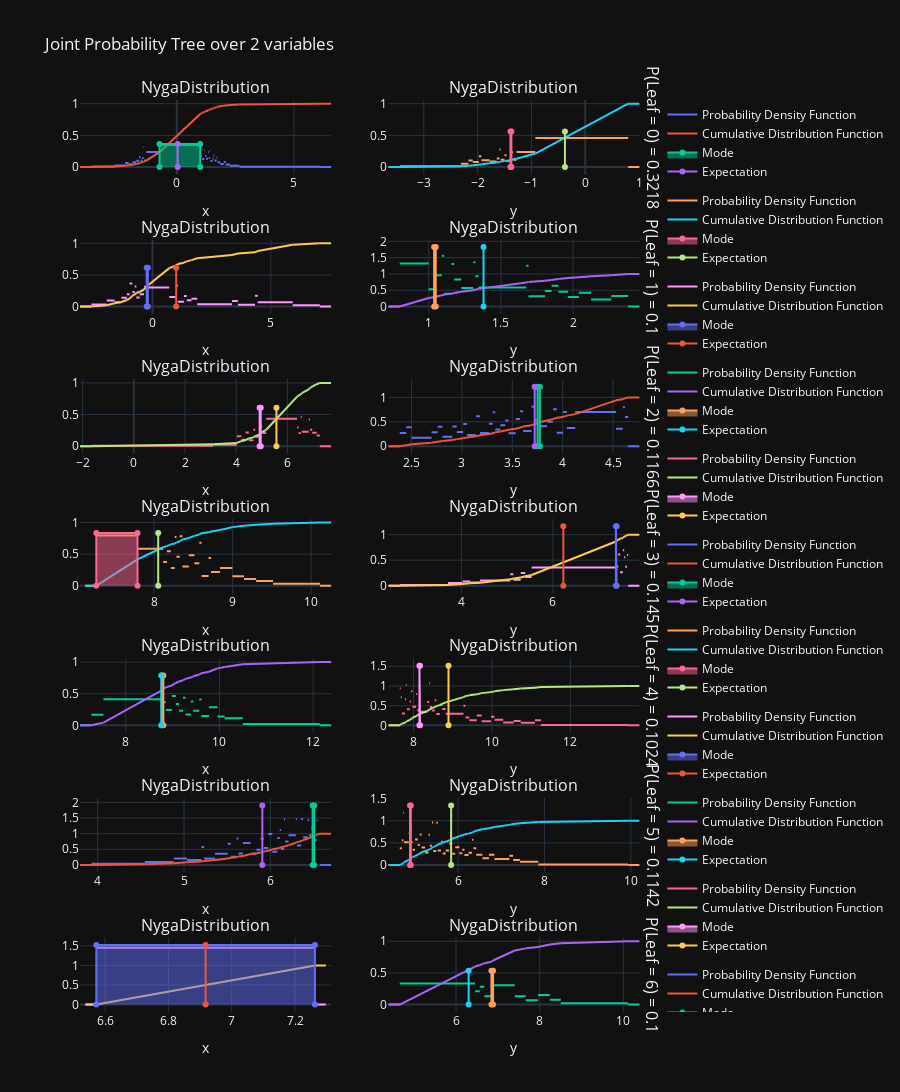

The cell this chart's notebook holds for it:
### Markdown cell above
Finally, we plot resulting leaf distributions.

### Code cell
figure = model.plot()
figure.update_layout(width=None)
